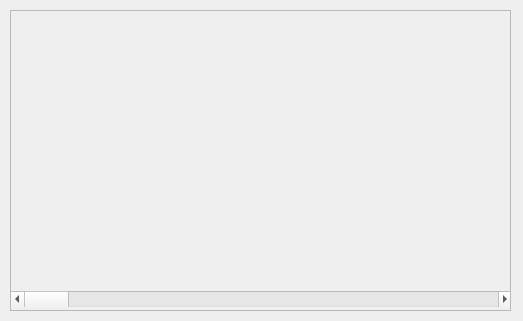
<?xml version="1.0" encoding="UTF-8"?>
<ui version="4.0">
 <class>SecuenciaCambiosInter</class>
 <widget class="QWidget" name="SecuenciaCambiosInter">
  <property name="geometry">
   <rect>
    <x>0</x>
    <y>0</y>
    <width>523</width>
    <height>321</height>
   </rect>
  </property>
  <property name="windowTitle">
   <string>Form</string>
  </property>
  <widget class="QScrollArea" name="scrollArea">
   <property name="geometry">
    <rect>
     <x>10</x>
     <y>10</y>
     <width>501</width>
     <height>301</height>
    </rect>
   </property>
   <property name="widgetResizable">
    <bool>true</bool>
   </property>
   <widget class="QWidget" name="scrollAreaWidgetContents">
    <property name="geometry">
     <rect>
      <x>0</x>
      <y>0</y>
      <width>499</width>
      <height>299</height>
     </rect>
    </property>
    <widget class="QScrollBar" name="horizontalScrollBar">
     <property name="geometry">
      <rect>
       <x>0</x>
       <y>280</y>
       <width>501</width>
       <height>16</height>
      </rect>
     </property>
     <property name="orientation">
      <enum>Qt::Horizontal</enum>
     </property>
    </widget>
   </widget>
  </widget>
 </widget>
 <resources/>
 <connections/>
</ui>
